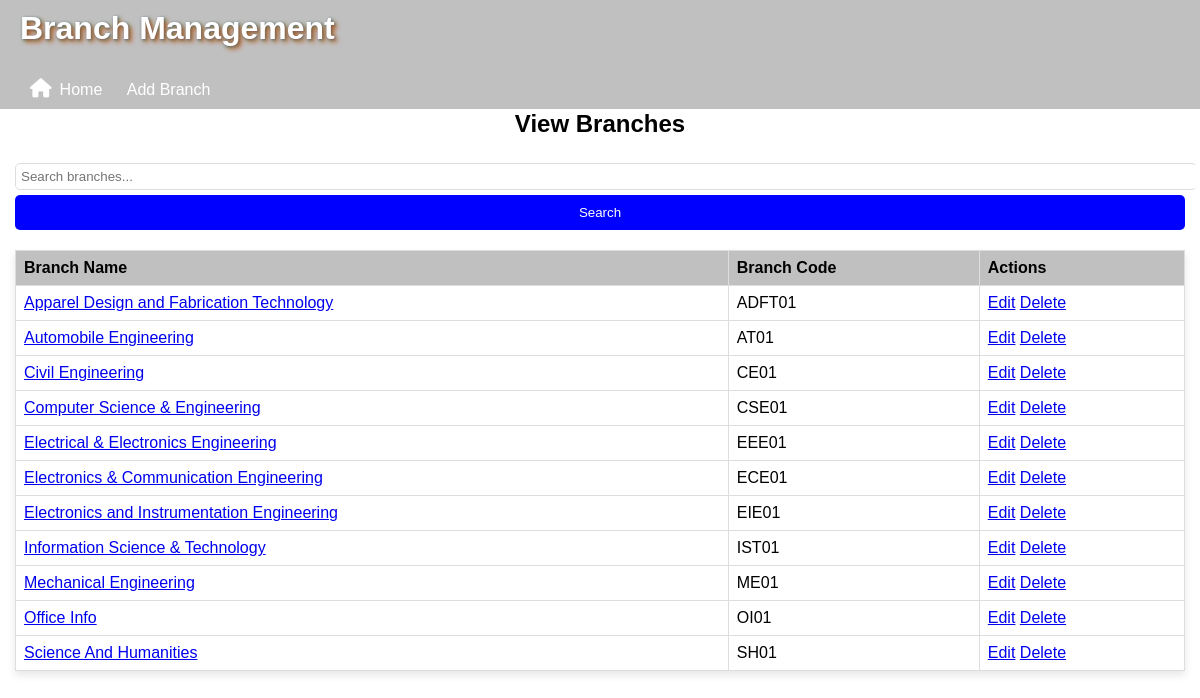
The page /branch (signed in) on the database its author committed.
### models.py (models this page shows)
class Branch(db.Model):
    __tablename__ = 'branches'  # Ensure the table name is consistent
    id = db.Column(db.Integer, primary_key=True)
    branch_code = db.Column(db.String(10), unique=True, nullable=False)
    branch_name = db.Column(db.String(100), nullable=False)
    description = db.Column(db.Text, nullable=True)  # General description
    vision = db.Column(db.Text, nullable=True)  # Vision statement
    mission = db.Column(db.Text, nullable=True)
    images = db.relationship('BranchImages', backref='branch', lazy=True)
    staffs = db.relationship('Staff', backref='branch', lazy=True)
    hods = db.relationship('HOD', backref='branch', lazy=True)

### app.py (the view)
@app.route("/branch")
@login_required
def branch():
    query = request.args.get('query', '')
    if query:
        branches = Branch.query.filter(
            (Branch.branch_name.ilike(f"%{query}%")) |
            (Branch.branch_code.ilike(f"%{query}%"))
        ).all()
    else:
        branches = Branch.query.order_by(Branch.branch_name).all()
    return render_template("view_branches.html", branches=branches)

### app.py (called while the page is built)
@login_manager.user_loader
def load_user(user_id):
    return User.query.get(int(user_id))

### templates/view_branches.html
{% extends "branches.html" %}
{% block content %}
<h2>View Branches</h2>
<form method="GET" action="{{ url_for('branch') }}">
  <input type="text" name="query" placeholder="Search branches..." value="{{ request.args.get('query', '') }}">
  <button type="submit">Search</button>
</form>
<table>
  <thead>
  <tr>
    <th>Branch Name</th>
    <th>Branch Code</th>
    <th>Actions</th>
  </tr>
  </thead>
  <tbody>
  {% for branch in branches %}
  <tr>
    <td>
      <a href="{{ url_for('branch_details', branch_code=branch.branch_code) }}">{{ branch.branch_name }}</a>
    </td>
    <td>{{ branch.branch_code }}</td>
    <td>
      <a href="{{ url_for('edit_branch', id=branch.id) }}">Edit</a>
      <a href="{{ url_for('delete_branch', id=branch.id) }}">Delete</a>
    </td>
  </tr>
  {% endfor %}
  </tbody>
</table>
{% endblock %}

### static/styles.css (style rules this page uses)
body { font-family: Arial, sans-serif; margin: 5px; padding: 0; height: 100vh; }
h2 { text-align: center; }
input { width: 100%; padding: 10px; margin: 10px 0; border: 1px solid #ddd; border-radius: 5px; }
table { width: 100%; border-collapse: collapse; margin-top: 20px; box-shadow: 0 4px 8px rgba(0, 0, 0, 0.1); }
table th, table td { border: 1px solid #ddd; padding: 8px; text-align: left; }
table th { background-color: silver; color: black; }
form input { margin: 5px 0; padding: 5px; }
button { width: 100%; padding: 10px; background-color: #0000ff; color: white; border: none; border-radius:5px; cursor: pointer; }

### rows shown on the page
Branch: branch_name "Apparel Design and Fabrication Technology", branch_code "ADFT01"
Branch: branch_name "Automobile Engineering", branch_code "AT01"
Branch: branch_name "Civil Engineering", branch_code "CE01"
Branch: branch_name "Computer Science & Engineering", branch_code "CSE01"
Branch: branch_name "Electrical & Electronics Engineering", branch_code "EEE01"
Branch: branch_name "Electronics & Communication Engineering", branch_code "ECE01"
Branch: branch_name "Electronics and Instrumentation Engineering", branch_code "EIE01"
Branch: branch_name "Information Science & Technology", branch_code "IST01"
Branch: branch_name "Mechanical Engineering", branch_code "ME01"
Branch: branch_name "Office Info", branch_code "OI01"
Branch: branch_name "Science And Humanities", branch_code "SH01"
